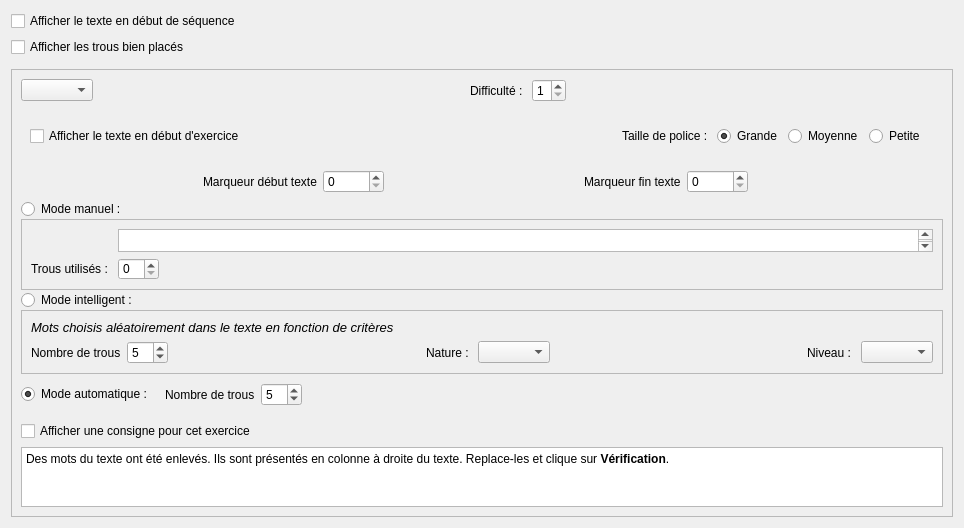
         <widget class="QWidget" name="TTRscrollAreaWidgetContents">
          <property name="geometry">
           <rect>
            <x>0</x>
            <y>0</y>
            <width>964</width>
            <height>528</height>
           </rect>
          </property>
          <layout class="QGridLayout" name="gridLayout_32">
           <item row="0" column="0">
            <layout class="QGridLayout" name="gridLayout_9">
             <item row="1" column="1">
              <spacer name="horizontalSpacer_45">
               <property name="orientation">
                <enum>Qt::Horizontal</enum>
               </property>
               <property name="sizeHint" stdset="0">
                <size>
                 <width>40</width>
                 <height>20</height>
                </size>
               </property>
              </spacer>
             </item>
             <item row="0" column="0">
              <widget class="QCheckBox" name="TTRchbAfficherTexteSequence">
               <property name="text">
                <string>Afficher le texte en début de séquence</string>
               </property>
              </widget>
             </item>
             <item row="1" column="0">
              <widget class="QCheckBox" name="TTRchbAfficherMotsBienPlaces">
               <property name="toolTip">
                <string>Marque d'une couleur les mots bien replacés</string>
               </property>
               <property name="text">
                <string>Afficher les trous bien placés</string>
               </property>
              </widget>
             </item>
             <item row="1" column="2">
              <widget class="AbulEduFlatBoutonV1" name="TTRbtnAjouterExercice" native="true">
               <property name="toolTip">
                <string>Permet l'édition d'un nouvel exercice de type Texte à trous</string>
               </property>
               <property name="text" stdset="0">
                <string>Ajouter un exercice</string>
               </property>
              </widget>
             </item>
             <item row="2" column="0" colspan="2">
              <widget class="AbulEduInstructionV1" name="TTRabeInstruction" native="true">
               <property name="minimumSize">
                <size>
                 <width>0</width>
                 <height>0</height>
                </size>
               </property>
              </widget>
             </item>
            </layout>
           </item>
           <item row="1" column="0">
            <widget class="QFrame" name="TTRfrParametresExercice">
             <property name="frameShape">
              <enum>QFrame::StyledPanel</enum>
             </property>
             <property name="frameShadow">
              <enum>QFrame::Raised</enum>
             </property>
             <layout class="QVBoxLayout" name="verticalLayout_18">
              <item>
               <layout class="QHBoxLayout" name="TTRhlNumeroExercice">
                <item>
                 <widget class="QComboBox" name="TTRcbNumeroExercice"/>
                </item>
                <item>
                 <spacer name="horizontalSpacer_23">
                  <property name="orientation">
                   <enum>Qt::Horizontal</enum>
                  </property>
                  <property name="sizeHint" stdset="0">
                   <size>
                    <width>40</width>
                    <height>20</height>
                   </size>
                  </property>
                 </spacer>
                </item>
                <item>
                 <widget class="QLabel" name="TTRlblDifficulte">
                  <property name="text">
                   <string>Difficulté : </string>
                  </property>
                 </widget>
                </item>
                <item>
                 <widget class="QSpinBox" name="TTRsbDifficulte">
                  <property name="toolTip">
                   <string>de 1 (très facile) à 5 (très difficile)</string>
                  </property>
                  <property name="minimum">
                   <number>1</number>
                  </property>
                  <property name="maximum">
                   <number>5</number>
                  </property>
                 </widget>
                </item>
                <item>
                 <spacer name="horizontalSpacer_24">
                  <property name="orientation">
                   <enum>Qt::Horizontal</enum>
                  </property>
                  <property name="sizeHint" stdset="0">
                   <size>
                    <width>40</width>
                    <height>20</height>
                   </size>
                  </property>
                 </spacer>
                </item>
                <item>
                 <widget class="AbulEduFlatBoutonV1" name="TTRbtnDeleteCurrentExercise" native="true">
                  <property name="text" stdset="0">
                   <string>Supprimer cet exercice</string>
                  </property>
                 </widget>
                </item>
               </layout>
              </item>
              <item>
               <widget class="QFrame" name="frame">
                <property name="frameShape">
                 <enum>QFrame::NoFrame</enum>
                </property>
                <property name="frameShadow">
                 <enum>QFrame::Raised</enum>
                </property>
                <layout class="QHBoxLayout" name="horizontalLayout_4">
                 <item>
                  <widget class="QCheckBox" name="TTRchbAfficherTexteExercice">
                   <property name="sizePolicy">
                    <sizepolicy hsizetype="Fixed" vsizetype="Fixed">
                     <horstretch>0</horstretch>
                     <verstretch>0</verstretch>
                    </sizepolicy>
                   </property>
                   <property name="text">
                    <string>Afficher le texte en début d'exercice</string>
                   </property>
                  </widget>
                 </item>
                 <item>
                  <spacer name="horizontalSpacer">
                   <property name="orientation">
                    <enum>Qt::Horizontal</enum>
                   </property>
                   <property name="sizeHint" stdset="0">
                    <size>
                     <width>40</width>
                     <height>20</height>
                    </size>
                   </property>
                  </spacer>
                 </item>
                 <item>
                  <widget class="QFrame" name="TTRfrmPointSize">
                   <property name="frameShape">
                    <enum>QFrame::NoFrame</enum>
                   </property>
                   <property name="frameShadow">
                    <enum>QFrame::Raised</enum>
                   </property>
                   <layout class="QHBoxLayout" name="horizontalLayout_6">
                    <item>
                     <widget class="QLabel" name="TTRlblPointSize">
                      <property name="sizePolicy">
                       <sizepolicy hsizetype="Fixed" vsizetype="Preferred">
                        <horstretch>0</horstretch>
                        <verstretch>0</verstretch>
                       </sizepolicy>
                      </property>
                      <property name="font">
                       <font>
                        <underline>false</underline>
                       </font>
                      </property>
                      <property name="text">
                       <string>Taille de police : </string>
                      </property>
                     </widget>
                    </item>
                    <item>
                     <widget class="QRadioButton" name="TTRrbBigPointSize">
                      <property name="text">
                       <string>Grande</string>
                      </property>
                      <property name="checked">
                       <bool>true</bool>
                      </property>
                     </widget>
                    </item>
                    <item>
                     <widget class="QRadioButton" name="TTRrbMediumPointSize">
                      <property name="text">
                       <string>Moyenne</string>
                      </property>
                     </widget>
                    </item>
                    <item>
                     <widget class="QRadioButton" name="TTRrbLittlePointSize">
                      <property name="text">
                       <string>Petite</string>
                      </property>
                     </widget>
                    </item>
                   </layout>
                  </widget>
                 </item>
                </layout>
               </widget>
              </item>
              <item>
               <layout class="QHBoxLayout" name="horizontalLayout_5">
                <item>
                 <spacer name="horizontalSpacer_3">
                  <property name="orientation">
                   <enum>Qt::Horizontal</enum>
                  </property>
                  <property name="sizeHint" stdset="0">
                   <size>
                    <width>40</width>
                    <height>20</height>
                   </size>
                  </property>
                 </spacer>
                </item>
                <item>
                 <widget class="QLabel" name="TTRlblMarqueurDebutTexte">
                  <property name="text">
                   <string>Marqueur début texte</string>
                  </property>
                 </widget>
                </item>
                <item>
                 <widget class="QSpinBox" name="TTRsbMarqueurDebutTexte">
                  <property name="toolTip">
                   <string>Marque le début du morceau du texte utilisé ici</string>
                  </property>
                  <property name="accelerated">
                   <bool>true</bool>
                  </property>
                  <property name="maximum">
                   <number>32000</number>
                  </property>
                 </widget>
                </item>
                <item>
                 <widget class="QLabel" name="TTRlblCommenceA">
                  <property name="text">
                   <string/>
                  </property>
                  <property name="margin">
                   <number>0</number>
                  </property>
                  <property name="indent">
                   <number>10</number>
                  </property>
                 </widget>
                </item>
                <item>
                 <spacer name="horizontalSpacer_4">
                  <property name="orientation">
                   <enum>Qt::Horizontal</enum>
                  </property>
                  <property name="sizeHint" stdset="0">
                   <size>
                    <width>40</width>
                    <height>20</height>
                   </size>
                  </property>
                 </spacer>
                </item>
                <item>
                 <widget class="QLabel" name="TTRlblMarqueurFinTexte">
                  <property name="text">
                   <string>Marqueur fin texte</string>
                  </property>
                 </widget>
                </item>
                <item>
                 <widget class="QSpinBox" name="TTRsbMarqueurFinTexte">
                  <property name="toolTip">
                   <string>Marque la fin du morceau du texte utilisé ici</string>
                  </property>
                  <property name="accelerated">
                   <bool>true</bool>
                  </property>
                  <property name="maximum">
                   <number>32000</number>
                  </property>
                 </widget>
                </item>
                <item>
                 <widget class="QLabel" name="TTRlblFinitA">
                  <property name="text">
                   <string/>
                  </property>
                  <property name="indent">
                   <number>10</number>
                  </property>
                 </widget>
                </item>
                <item>
                 <spacer name="horizontalSpacer_5">
                  <property name="orientation">
                   <enum>Qt::Horizontal</enum>
                  </property>
                  <property name="sizeHint" stdset="0">
                   <size>
                    <width>40</width>
                    <height>20</height>
                   </size>
                  </property>
                 </spacer>
                </item>
               </layout>
              </item>
              <item>
               <widget class="QFrame" name="TTRfrmModes">
                <property name="minimumSize">
                 <size>
                  <width>0</width>
                  <height>200</height>
                 </size>
                </property>
                <property name="frameShape">
                 <enum>QFrame::NoFrame</enum>
                </property>
                <property name="frameShadow">
                 <enum>QFrame::Raised</enum>
                </property>
                <layout class="QVBoxLayout" name="verticalLayout_19">
                 <property name="spacing">
                  <number>0</number>
                 </property>
                 <property name="leftMargin">
                  <number>0</number>
                 </property>
                 <property name="topMargin">
                  <number>0</number>
                 </property>
                 <property name="rightMargin">
                  <number>0</number>
                 </property>
                 <property name="bottomMargin">
                  <number>0</number>
                 </property>
                 <item>
                  <layout class="QVBoxLayout" name="verticalLayout_6">
                   <item>
                    <widget class="QRadioButton" name="TTRrbModeManuel">
                     <property name="toolTip">
                      <string>Choix manuel des trous</string>
                     </property>
                     <property name="text">
                      <string>Mode manuel : </string>
                     </property>
                     <property name="checked">
                      <bool>false</bool>
                     </property>
                    </widget>
                   </item>
                   <item>
                    <widget class="QFrame" name="TTRfrModeManuel">
                     <property name="frameShape">
                      <enum>QFrame::StyledPanel</enum>
                     </property>
                     <property name="frameShadow">
                      <enum>QFrame::Raised</enum>
                     </property>
                     <layout class="QGridLayout" name="gridLayout_12">
                      <item row="0" column="0">
                       <widget class="AbulEduFlatBoutonV1" name="TTRbtnChoixMots" native="true">
                        <property name="toolTip">
                         <string>Permet de choisir les trous dans le texte</string>
                        </property>
                        <property name="text" stdset="0">
                         <string>C&amp;hoix</string>
                        </property>
                       </widget>
                      </item>
                      <item row="0" column="1" colspan="3">
                       <widget class="QTextEdit" name="TTRteTrousModeManuel">
                        <property name="maximumSize">
                         <size>
                          <width>16777215</width>
                          <height>70</height>
                         </size>
                        </property>
                       </widget>
                      </item>
                      <item row="1" column="0">
                       <widget class="QLabel" name="TTRlblNbTrousManuel">
                        <property name="text">
                         <string>Trous utilisés : </string>
                        </property>
                       </widget>
                      </item>
                      <item row="1" column="1">
                       <widget class="QSpinBox" name="TTRsbNbTrousManuel">
                        <property name="toolTip">
                         <string>Indique le nombre de trous utilisés parmi ceux choisis</string>
                        </property>
                       </widget>
                      </item>
                      <item row="1" column="3">
                       <spacer name="TTRhsModeManuel">
                        <property name="orientation">
                         <enum>Qt::Horizontal</enum>
                        </property>
                        <property name="sizeHint" stdset="0">
                         <size>
                          <width>561</width>
                          <height>16</height>
                         </size>
                        </property>
                       </spacer>
                      </item>
                      <item row="1" column="2">
                       <widget class="QLabel" name="TTRlblTrousManuel">
                        <property name="font">
                         <font>
                          <italic>false</italic>
                         </font>
                        </property>
                        <property name="text">
                         <string/>
                        </property>
                       </widget>
                      </item>
                     </layout>
                    </widget>
                   </item>
                  </layout>
                 </item>
                 <item>
                  <layout class="QVBoxLayout" name="verticalLayout_7">
                   <item>
                    <widget class="QRadioButton" name="TTRrbModeIntelligent">
                     <property name="toolTip">
                      <string>Choix aléatoire de mots à enlever mais avec des critères</string>
                     </property>
                     <property name="text">
                      <string>Mode intelligent : </string>
                     </property>
                    </widget>
                   </item>
                   <item>
                    <widget class="QFrame" name="TTRfrModeIntelligent">
                     <property name="frameShape">
                      <enum>QFrame::StyledPanel</enum>
                     </property>
                     <property name="frameShadow">
                      <enum>QFrame::Raised</enum>
                     </property>
                     <layout class="QGridLayout" name="gridLayout_13">
                      <item row="1" column="0" colspan="2">
                       <widget class="QLabel" name="TTRlblNombreTrousIntelligent">
                        <property name="text">
                         <string>Nombre de trous</string>
                        </property>
                       </widget>
                      </item>
                      <item row="1" column="2">
                       <widget class="QSpinBox" name="TTRsbNbTrousIntelligent">
                        <property name="toolTip">
                         <string>Nombre de mots enlevés dans le texte</string>
                        </property>
                        <property name="value">
                         <number>5</number>
                        </property>
                       </widget>
                      </item>
                      <item row="1" column="3">
                       <spacer name="TTRhsNbTrousModeIntelligent">
                        <property name="orientation">
                         <enum>Qt::Horizontal</enum>
                        </property>
                        <property name="sizeHint" stdset="0">
                         <size>
                          <width>195</width>
                          <height>17</height>
                         </size>
                        </property>
                       </spacer>
                      </item>
                      <item row="1" column="4">
                       <widget class="QLabel" name="TTRlblNature">
                        <property name="text">
                         <string>Nature : </string>
                        </property>
                       </widget>
                      </item>
                      <item row="1" column="5" colspan="2">
                       <widget class="QComboBox" name="TTRcbNature">
                        <property name="toolTip">
                         <string>Nature grammaticale des mots enlevés</string>
                        </property>
                       </widget>
                      </item>
                      <item row="1" column="8">
                       <widget class="QLabel" name="TTRlblNiveau">
                        <property name="text">
                         <string>Niveau : </string>
                        </property>
                       </widget>
                      </item>
                      <item row="1" column="9">
                       <widget class="QComboBox" name="TTRcbNiveau">
                        <property name="toolTip">
                         <string>Mots à choisir dans les mots de niveau...</string>
                        </property>
                       </widget>
                      </item>
                      <item row="1" column="7">
                       <spacer name="TTRhsNiveauModeIntelligent">
                        <property name="orientation">
                         <enum>Qt::Horizontal</enum>
                        </property>
                        <property name="sizeHint" stdset="0">
                         <size>
                          <width>195</width>
                          <height>16</height>
                         </size>
                        </property>
                       </spacer>
                      </item>
                      <item row="0" column="0" colspan="10">
                       <widget class="QLabel" name="label_3">
                        <property name="font">
                         <font>
                          <family>Liberation Sans</family>
                          <pointsize>10</pointsize>
                          <italic>true</italic>
                         </font>
                        </property>
                        <property name="text">
                         <string>Mots choisis aléatoirement dans le texte en fonction de critères</string>
                        </property>
                       </widget>
                      </item>
                     </layout>
                    </widget>
                   </item>
                  </layout>
                 </item>
                 <item>
                  <layout class="QHBoxLayout" name="horizontalLayout_14">
                   <item>
                    <widget class="QRadioButton" name="TTRrbModeAutomatique">
                     <property name="toolTip">
                      <string>Choix aléatoire de mots à enlever</string>
                     </property>
                     <property name="text">
                      <string>Mode automatique : </string>
                     </property>
                     <property name="checked">
                      <bool>true</bool>
                     </property>
                    </widget>
                   </item>
                   <item>
                    <widget class="QFrame" name="TTRfrModeAutomatique">
                     <property name="focusPolicy">
                      <enum>Qt::NoFocus</enum>
                     </property>
                     <property name="frameShape">
                      <enum>QFrame::NoFrame</enum>
                     </property>
                     <property name="frameShadow">
                      <enum>QFrame::Raised</enum>
                     </property>
                     <layout class="QHBoxLayout" name="horizontalLayout_15">
                      <item>
                       <widget class="QLabel" name="TTRlblNbTrousAutomatique">
                        <property name="text">
                         <string>Nombre de trous</string>
                        </property>
                       </widget>
                      </item>
                      <item>
                       <widget class="QSpinBox" name="TTRsbNbMotsAutomatique">
                        <property name="toolTip">
                         <string>Nombre de mots enlevés dans le texte</string>
                        </property>
                        <property name="value">
                         <number>5</number>
                        </property>
                       </widget>
                      </item>
                     </layout>
                    </widget>
                   </item>
                   <item>
                    <spacer name="TTRhsModeAutomatique">
                     <property name="orientation">
                      <enum>Qt::Horizontal</enum>
                     </property>
                     <property name="sizeHint" stdset="0">
                      <size>
                       <width>40</width>
                       <height>20</height>
                      </size>
                     </property>
                    </spacer>
                   </item>
                  </layout>
                 </item>
                </layout>
               </widget>
              </item>
              <item>
               <widget class="QCheckBox" name="TTRchbAfficherConsigneExercice">
                <property name="text">
                 <string>Afficher une consigne pour cet exercice</string>
                </property>
               </widget>
              </item>
              <item>
               <widget class="QTextEdit" name="TTRteConsigneExercice">
                <property name="maximumSize">
                 <size>
                  <width>16777215</width>
                  <height>60</height>
                 </size>
                </property>
                <property name="html">
                 <string>&lt;!DOCTYPE HTML PUBLIC &quot;-//W3C//DTD HTML 4.0//EN&quot; &quot;http://www.w3.org/TR/REC-html40/strict.dtd&quot;&gt;
&lt;html&gt;&lt;head&gt;&lt;meta name=&quot;qrichtext&quot; content=&quot;1&quot; /&gt;&lt;style type=&quot;text/css&quot;&gt;
p, li { white-space: pre-wrap; }
&lt;/style&gt;&lt;/head&gt;&lt;body style=&quot; font-family:'Ubuntu'; font-size:11pt; font-weight:400; font-style:normal;&quot;&gt;
&lt;p style=&quot; margin-top:0px; margin-bottom:0px; margin-left:0px; margin-right:0px; -qt-block-indent:0; text-indent:0px;&quot;&gt;&lt;span style=&quot; font-family:'Sans Serif'; font-size:9pt;&quot;&gt;Des mots du texte ont été enlevés. Ils sont présentés en colonne à droite du texte. Replace-les et clique sur &lt;/span&gt;&lt;span style=&quot; font-family:'Sans Serif'; font-size:9pt; font-weight:600;&quot;&gt;Vérification&lt;/span&gt;&lt;span style=&quot; font-family:'Sans Serif'; font-size:9pt;&quot;&gt;.&lt;/span&gt;&lt;/p&gt;&lt;/body&gt;&lt;/html&gt;</string>
                </property>
               </widget>
              </item>
             </layout>
            </widget>
           </item>
          </layout>
         </widget>
